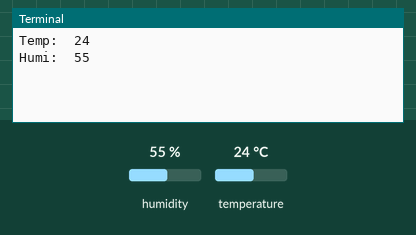
Bench run of a program on a simulated Raspberry Pi (BCM pin numbers). Parts: the last lines printed to the terminal. The test bench sets the inputs (shaded band); at power-on: humidity 55 %, temperature 24 °C. Databases and web services accept everything at once and return nothing.

Above: at 1.2 s.
1.3 s: humidity set to 22 %
At 2.4 s:
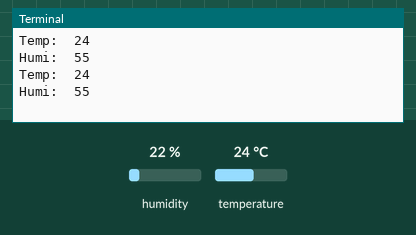
3.0 s: temperature set to 12 °C
At 4.5 s:
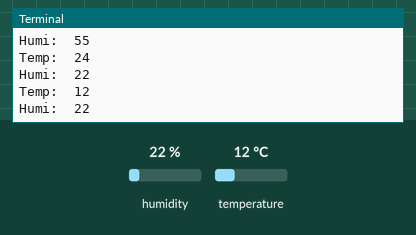
4.7 s: humidity set to 40 %
At 6.2 s:
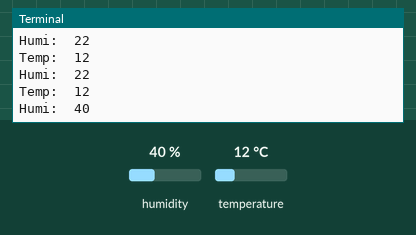
Timing chart, 0 to 7.7 s (numbered marks = the images above; inputs shaded):
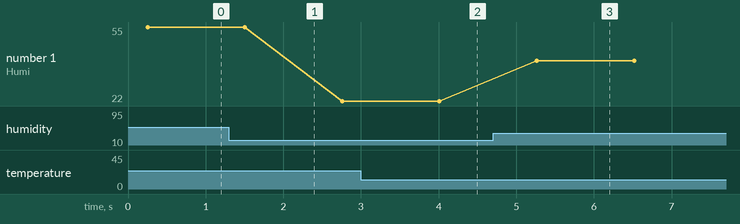

Measured:
- after the input at 3.0 s, the terminal: prints a new line after 1.0 s (image 2)
- after the input at 4.7 s, the terminal: prints a new line after 0.56 s (image 3)
- plotted number 1: 55 → 22 after the input at 1.3 s, 22 → 40 after the input at 4.7 s

The program:

dth11_db.py
```python
#pip install adafruit-circuitpython-dht
# sudo api install libgpiod2

import RPi.GPIO as GPIO
import time
import adafruit_dht
import board
import pymysql

dhtPin = 23

#GPIO.cleanup()
GPIO.setmode(GPIO.BCM)

#GPIO.setup(dhtPin, GPIO.IN)

dht = adafruit_dht.DHT11(board.D23)

## db연결
conn = pymysql.connect(
	host = 'localhost',
	user = 'root',
	password='12345',
	database='test_db',
	charset = 'utf8'
)

try:
	with conn.cursor() as cur:
		sql = "insert into dht(temp, humid) values(%s, %s)"

		while True:
			try:
				temperature = dht.temperature
				humidity = dht.humidity

				print("Temp: ",temperature)
				print("Humi: ",humidity)

				cur.execute(sql, (temperature, humidity))
				conn.commit()

				time.sleep(1)

			except RuntimeError as error:
				print(error.args[0])

			except KeyboardInterrupt:
				#GPIO.cleanup()
				break
except KeyboardInterrupt:
	print("종료")
finally:
	conn.close()

dhtPin.exit()
```
